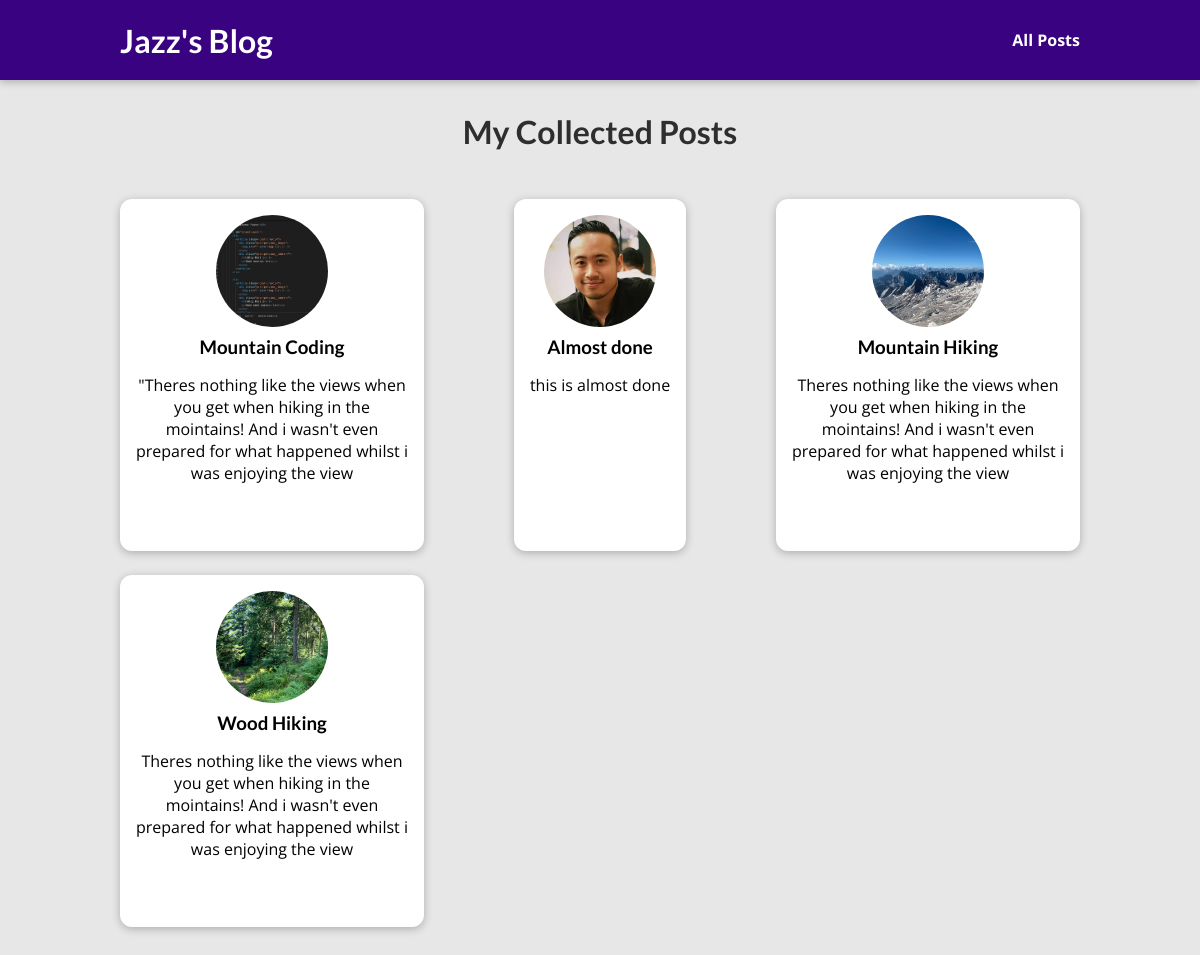
The page /posts on the database its author committed.
### blog/models.py (models this page shows, shortened)
class Post(models.Model):
    title = models.CharField(max_length=150)
    excerpt = models.CharField(max_length=200)
    image = models.ImageField(upload_to="posts", null=True)
    date = models.DateField(auto_now=True)
    slug = models.SlugField(unique=True,)
    content = models.TextField(validators=[MinLengthValidator(10)])
    author = models.ForeignKey(
        Author, on_delete=models.SET_NULL, related_name="posts", null=True)
    tag = models.ManyToManyField(Tag)

### blog/views.py (the view)
# urls.py: path("posts", views.AllPostView.as_view(), name="posts-page"),
class AllPostView(ListView):
    template_name = "blog/all-post.html"
    model = Post
    ordering = ["-date"]
    context_object_name = "all_post"

### blog/templates/blog/all-post.html
{% extends 'base.html' %} {% block title %} All My Post {% endblock title %}
{% load static %}
{% block css_files %}
<link rel="stylesheet" href="{% static 'blog/post.css' %}">
<link rel="stylesheet" href="{% static 'blog/all-posts.css' %}" />
{% endblock css_files %} {%block content %}
<section id="all-posts">
  <h2>My Collected Posts</h2>
  <ul>
  {% for post in all_post %}
 {% include "blog/includes/post.html" %}
  {% endfor %}
  </ul>
</section>
{% endblock content %}

### templates/base.html (shortened to what this page needs)
{% load static %}
<!DOCTYPE html>
<html lang="en">
<head>
    <link rel="stylesheet" href="{% static 'app.css' %}">
    {% block css_files %}{% endblock css_files %}
</head>
<body>
<header id="main-navigation">
  <h1>
    <a href="{% url 'starting-page' %}">Jazz's Blog</a>
  </h1>
  <nav>
    <a href="{% url 'posts-page' %}">All Posts</a>
  </nav>
</header>
    {% block content %}{% endblock content %}
</body>
</html>

### blog/templates/blog/includes/post.html
 <li>
      <article class="post">
      <a href="{% url 'post-detail-page' post.slug %}">
          <img src="{{ post.image.url }}" alt="{{ post.title }}" />
          <div class="post__content">
            <h3>{{ post.title }}</h3>
            <p>
          {{ post.excerpt }}
            </p>
          </div>
        </a>
      </article>
    </li>

### static/app.css (style rules this page uses)
* { box-sizing: border-box; }
html { font-family: 'Open Sans', 'Lato', sans-serif; }
body { margin: 0; }
h1, h2, h3 { font-family: 'Lato', sans-serif; font-weight: bold; }
#main-navigation { width: 100%; height: 5rem; display: flex; justify-content: space-between; align-items: center; padding: 0 10%; position: absolute; top: 0; left: 0; }
#main-navigation a { text-decoration: none; color: white; font-weight: bold; }

### blog/static/blog/post.css (style rules this page uses)
.post { display: flex; flex-direction: column; align-items: center; text-align: center; }
.post a { text-decoration: none; color: black; transition: all 0.2s ease; padding: 1rem; }
.post img { width: 5rem; height: 5rem; object-fit: cover; border-radius: 50%; }
.post h3 { margin: 0.25rem 0; }

### blog/static/blog/all-posts.css (style rules this page uses)
body { background-color: #e7e7e7; }
#main-navigation { background-color: #390281; box-shadow: 0 2px 8px rgba(0, 0, 0, 0.25); }
#all-posts { margin: 7rem auto; width: 90%; max-width: 60rem; }
#all-posts h2 { text-align: center; font-size: 2rem; color: #2e2e2e; margin: 3rem 0; }
ul { list-style: none; margin: 0; padding: 0; display: grid; grid-template-columns: repeat(auto-fill, minmax(17rem, 1fr)); gap: 1.5rem; }
.post img { width: 7rem; height: 7rem; }
.post a { height: 22rem; transform-origin: center; box-shadow: 0 2px 8px rgba(0, 0, 0, 0.25); border-radius: 12px; background-color: white; }

### rows shown on the page
Post: image (picture), title "Mountain Coding", excerpt "\"Theres nothing like the views when you get when hiking in the mointains! And i wasn't even prepared for what happened whilst i was enjoying the view"
Post: image (picture), title "Almost done", excerpt "this is almost done"
Post: image (picture), title "Mountain Hiking", excerpt "Theres nothing like the views when you get when hiking in the mointains! And i wasn't even prepared for what happened whilst i was enjoying the view"
Post: image (picture), title "Wood Hiking", excerpt "Theres nothing like the views when you get when hiking in the mointains! And i wasn't even prepared for what happened whilst i was enjoying the view"
